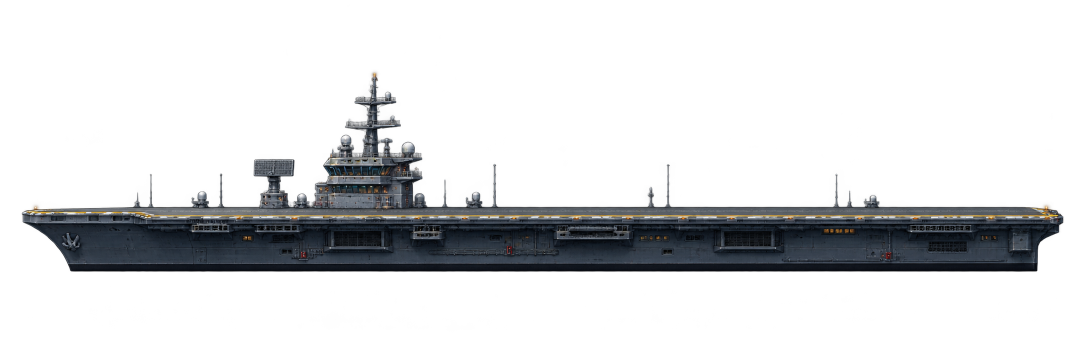
#> input picture source/landing_broadside_master.png, 2172 x 724 px (shown at 1/2 size)
$ python -i build_mission2_completion.py   (imports and definitions only)
#> lines starting #> are read from the running program, lines starting #| are printed output that depends on the picture
"""Finish recorded Mission 2 refueling and carrier combat with render-only rules."""
from pathlib import Path
import json
from PIL import Image, ImageDraw, ImageFont
from pack_io import save_png

R = Path(__file__).resolve().parents[1]
P, S = R/'pack', R/'source'
# [1 line that did not run here, left out]
# [1 line that did not run here, left out]
# [1 line not run here, left out]
# [1 line that did not run here, left out]
scene = 'cockpit&cockpitBorder&missionTwo&mission2Flight'
boss = scene+'&mission2BossRoute'
combat = scene+'&rearCombatPhase'
conditions = [
    '<condition>refuelDeparture,memoryCheckConstant,009F,==,07',
    '<condition>refuelAircraftVisible,memoryCheckConstant,009F,<,08',
    '<condition>mission2BossRoute,memoryCheckConstant,002E,==,06',
    '<condition>bossMeterY0,originPositionCheckY,>=,28',
    '<condition>bossMeterY1,originPositionCheckY,<,30',
    '<condition>mission2LandingRoute,memoryCheckConstant,002E,==,05',
    '<condition>rolloutInitPhase,memoryCheckConstant,009F,==,05',
    '<condition>rolloutInitTimer,memoryCheckConstant,009C,==,00',
]
rules, backgrounds = [], []
atlas = Image.new('RGBA',(512,64)); slot = 0
#> atlas: PIL image 512x64 RGBA; every value is 0

def add(im, pattern, palette, condition):
    global slot
    x, y = slot%16*32, slot//16*32
    slot += 1
    assert slot <= 32
    atlas.alpha_composite(im,(x,y))
    rules.append(f'[{condition}]<tile>{index},{pattern},{palette},{x},{y},1,N')

def trimmed(name):
#> called with name = 'landing_broadside_master.png'
    im = Image.open(S/name).convert('RGBA')
#> im is the input picture: PIL image 2172x724 RGBA; mean R, G, B, A 11.1, 12.1, 13.4, 47.2
    return im.crop(im.getchannel('A').point(lambda a:255 if a>=24 else 0).getbbox())
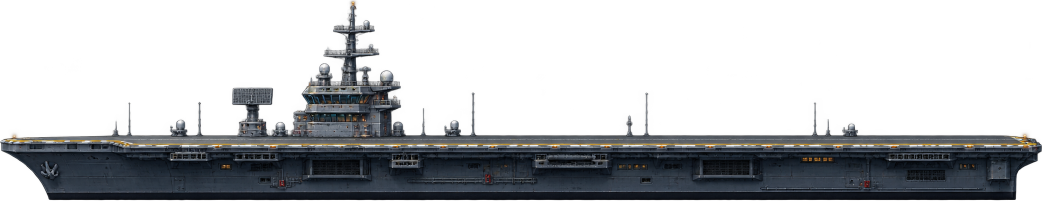
#> returned value: PIL image 2084x401 RGBA (shown at 1/2 size); mean R, G, B, A 20.9, 22.8, 25.2, 88.8; transparent parts drawn white

# Departure scrolls the left page off-screen. The right page must stay empty,
# then both copies must disappear before stage 8 resets horizontal scroll.
# [1 line not run here, left out]
# [1 line that did not run here, left out]
# [8 lines not run here, left out]
old = '[cockpit&cockpitBorder&refuelRoute&refuelActive]<background>mission2_tanker.png,1,1,1,31'
# [1 line not run here, left out]
# [1 line that did not run here, left out]
# [4 lines that did not run here, left out]

# Boss route 6 was excluded by the earlier route<5 sea mask. These exact
# captured patterns contain only sea/sky colors; ship pixels remain separate.
# [2 lines not run here, left out]

# Keep native target position and size. Reuse the approved carrier and impact
# artwork, with a new damaged carrier matching the second recorded pose.
masters = [trimmed('landing_broadside_master.png'),
           trimmed('mission2_boss_damaged_master.png'),
           trimmed('impact_burst_master.png')]
#> call 2 of trimmed, with name = 'mission2_boss_damaged_master.png'
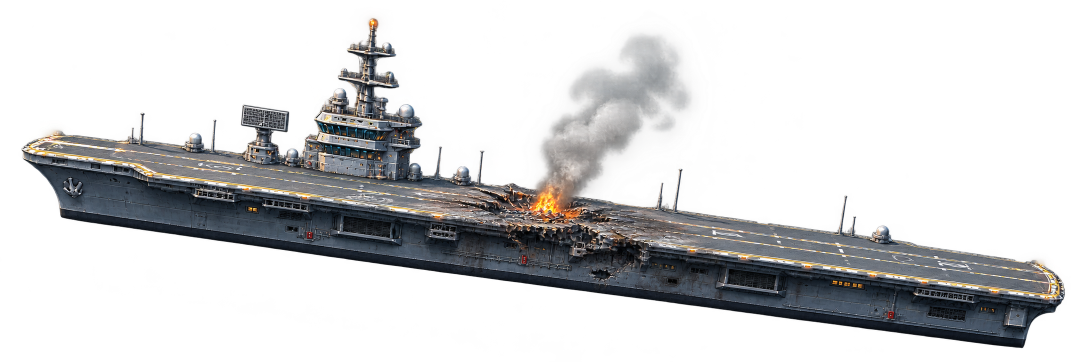
#> input picture source/mission2_boss_damaged_master.png, 2172 x 724 px (shown at 1/2 size)
#> in trimmed, im is the input picture: PIL image 2172x724 RGBA; mean R, G, B, A 39.3, 39.4, 40.2, 74.6
#> in trimmed (call 2), `return im.crop(im.getchannel('A').point(lambda a:255 if a>=24 else 0)...`:
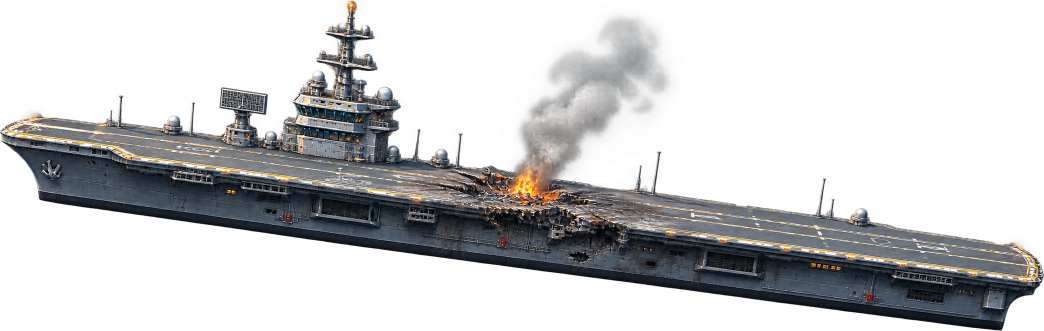
#> returned value: PIL image 2087x662 RGBA (shown at 1/2 size); mean R, G, B, A 44, 44.1, 45.1, 85; transparent parts drawn white
#> call 3 of trimmed, with name = 'impact_burst_master.png'
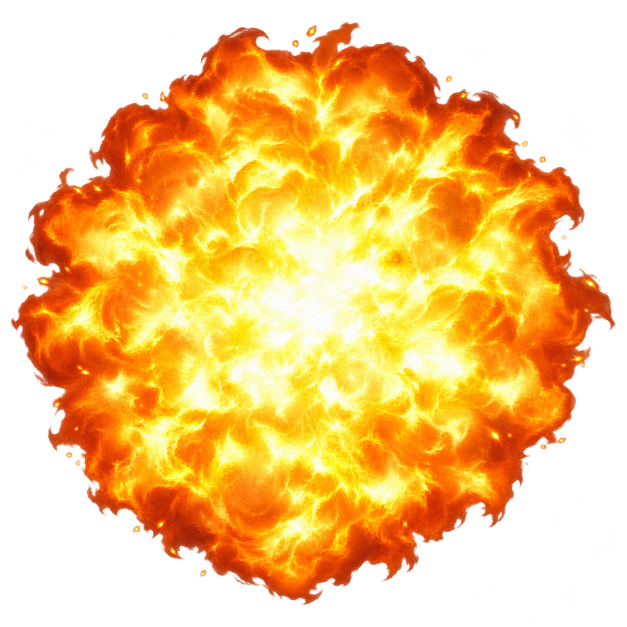
#> input picture source/impact_burst_master.png, 1254 x 1254 px (shown at 1/2 size)
#> in trimmed, im is the input picture: PIL image 1254x1254 RGBA; mean R, G, B, A 153.1, 101.4, 29.2, 151
#> in trimmed (call 3), `return im.crop(im.getchannel('A').point(lambda a:255 if a>=24 else 0)...`:
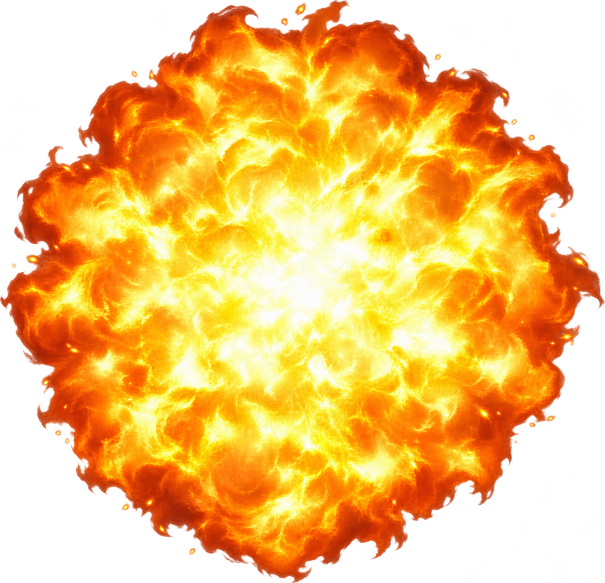
#> returned value: PIL image 1209x1166 RGBA (shown at 1/2 size); mean R, G, B, A 170.7, 113.1, 32.6, 168.4; transparent parts drawn white
# [9 lines not run here, left out]

# Six native meter cells retain their exact filled/empty state. The title is
# cut across those same cells, so it appears and clears with the actual meter.
title = Image.new('RGBA',(192,32),'#061b20df')
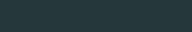
#> title: PIL image 192x32 RGBA; mean R, G, B, A 6, 27, 32, 223; transparent parts drawn white
d = ImageDraw.Draw(title)
font = ImageFont.truetype(str(S/'fonts/DejaVuSansMono-Bold.ttf'),13)
# [21 lines not run here, left out]

# A new explicit palette key disables Mesen's default-palette fallback for
# that key. Carry any prior default mappings forward outside the new scope.
oldkeys, defaults = set(), {}
# [5 lines not run here, left out]
newkeys = {(v[1],v[2]) for line in rules for v in [line.split('<tile>')[1].split(',')]}
# [6 lines not run here, left out]
# [1 line that did not run here, left out]
# [1 line that did not run here, left out]
# [1 line that did not run here, left out]
# [1 line that did not run here, left out]
# [1 line that did not run here, left out]
# [6 lines not run here, left out]

>>> result = trimmed('../pack/carrier.png')
#> call 4 of trimmed, with name = '../pack/carrier.png'
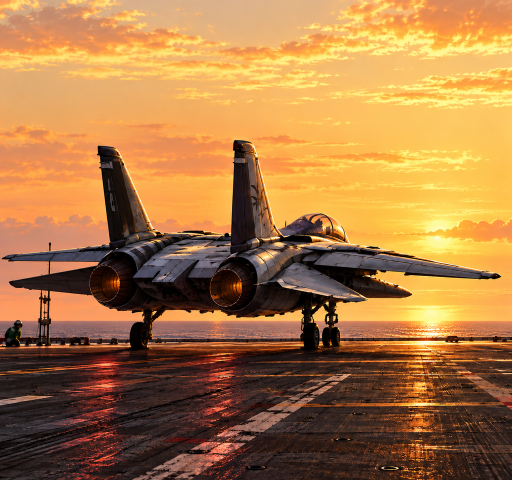
#> input picture pack/carrier.png, 1024 x 960 px (shown at 1/2 size)
#> in trimmed, im is the input picture: PIL image 1024x960 RGBA; mean R, G, B, A 169.7, 120.9, 69.5, 255
